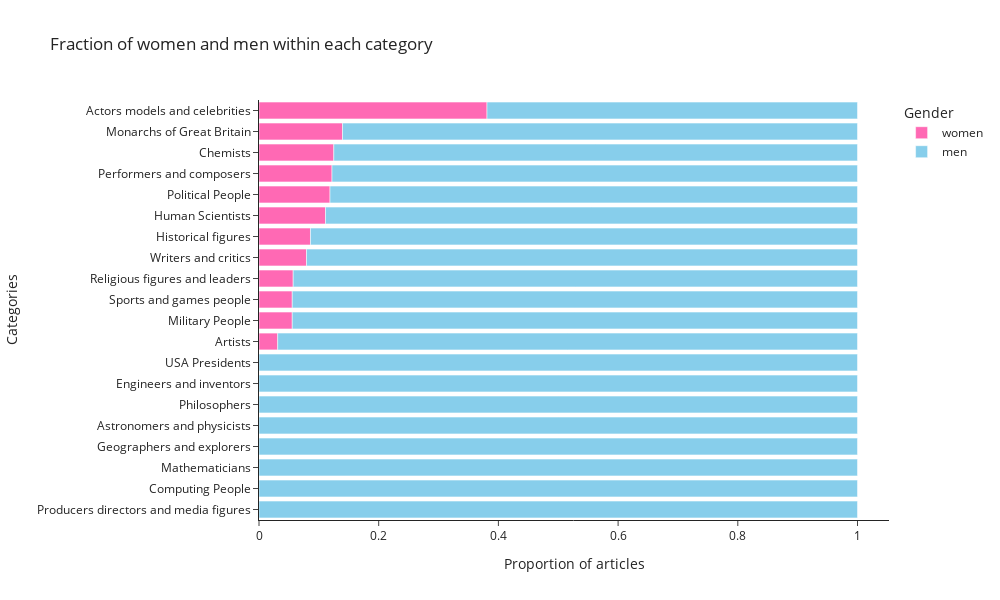

Notebook cell for this chart:
### Code cell
women_people = people[people['gender'] == "female"]["category"].value_counts()
men_people = people[people['gender'] == "male"]["category"].value_counts()
index = men_people.keys()
men_women_cat = pd.DataFrame({'women': women_people,'men': men_people}, index=index).sort_values(by = ["women"], ascending = False)

#sns.set_theme(style="whitegrid")

#ax = men_women_cat.plot.bar(stacked = True, color = ['hotpink', 'deepskyblue'], 
#                            title = "Distribution of subcategories for women and men",
#                            ylabel = 'Number of articles', width = 0.7)

#ax.invert_yaxis()
#total_people = people.groupby('category').count()['name']
#women = people.groupby(['category', 'gender']).count()
categories = men_women_cat.index.str.replace('_', ' ')
men = men_women_cat['men'].values
women = men_women_cat['women'].values
women[np.isnan(women)] = 0
total = men + women

m = pd.DataFrame({'category': categories, 'amount': men,'gender': 'men'})
w = pd.DataFrame({'category': categories, 'amount':women, 'gender':'women'})
t = pd.concat([m, w])

#sns.set_color_codes("pastel")
#sns.barplot(x=total, y=categories,
#            label="Men", color="b")

#sns.set_color_codes("muted")
#sns.barplot(x=women, y=categories,
#            label="Women", color="b")

#sns.set_theme(style="whitegrid")

#g = sns.catplot(
#    data=t, kind="bar",
#    x="amount", y="category", hue="gender")


#g.despine(left=True, bottom=True)


#g.set_axis_labels("", "Body mass (g)")
#g.legend.set_title("")
#plt.show()
#categories
custom_colors = ["#00BFFF", "#FF69B4"]
sns.set_palette(sns.color_palette(custom_colors))

fig, ax = plt.subplots(1,2, figsize=(10, 8))

sns.barplot(x = 'amount', y = 'category', hue = 'gender', data = t, ax=ax[0])
plt.legend(loc = 'lower right', facecolor="white")

women_count = people[people['gender'] == "female"]["category"].count()
men_count = people[people['gender'] == "male"]["category"].count()
number_of_people_per_cat = people.groupby("category")["gender"].count()
men_women_proportion = pd.DataFrame({'women': women_people/number_of_people_per_cat,'men': men_people/number_of_people_per_cat}, index=index).sort_values(by = ["women"], ascending = False)
men_women_proportion.fillna(0,inplace=True)

fig = px.bar(men_women_proportion, x='women')

# plotly
fig = px.bar(men_women_proportion, 
             x = [category for category in men_women_proportion.columns],
             y = men_women_proportion.transpose().columns.str.replace('_', ' '),
             color_discrete_sequence = ['hotpink','skyblue'],
             title = 'Fraction of women and men within each category',
             labels={"y": "Categories",
                     "value": "Proportion of articles",
                     "variable": "Gender"},
             orientation='h',
             width=1000, height=600,
            template = 'simple_white'
            )
fig.update_layout(yaxis=dict(autorange="reversed"))
fig.show()


#fig.to_html(full_html = False, include_plotlyjs='cdn')
#fig.write_html("datastory_plot/plot2.html", full_html=False, include_plotlyjs='cdn')

### Figure 1 — Plotly figure (JSON) as saved in the notebook; plotly's stock layout.template omitted (floating-point values rounded to 4 significant figures)
{"data": [{"alignmentgroup": "True", "hovertemplate": "Gender=women<br>Proportion of articles=%{x}<br>Categories=%{y}<extra></extra>", "legendgroup": "women", "marker": {"color": "hotpink", "pattern": {"shape": ""}}, "name": "women", "offsetgroup": "women", "orientation": "h", "showlegend": true, "textposition": "auto", "type": "bar", "x": [0.381, 0.1395, 0.125, 0.122, 0.1186, 0.1111, 0.08602, 0.07937, 0.05714, 0.05556, 0.05556, 0.03125, 0, 0, 0, 0, 0, 0, 0, 0], "xaxis": "x", "y": ["Actors models and celebrities", "Monarchs of Great Britain", "Chemists", "Performers and composers", "Political People", "Human Scientists", "Historical figures", "Writers and critics", "Religious figures and leaders", "Sports and games people", "Military People", "Artists", "USA Presidents", "Engineers and inventors", "Philosophers", "Astronomers and physicists", "Geographers and explorers", "Mathematicians", "Computing People", "Producers directors and media figures"], "yaxis": "y"}, {"alignmentgroup": "True", "hovertemplate": "Gender=men<br>Proportion of articles=%{x}<br>Categories=%{y}<extra></extra>", "legendgroup": "men", "marker": {"color": "skyblue", "pattern": {"shape": ""}}, "name": "men", "offsetgroup": "men", "orientation": "h", "showlegend": true, "textposition": "auto", "type": "bar", "x": [0.619, 0.8605, 0.875, 0.878, 0.8814, 0.8889, 0.914, 0.9206, 0.9429, 0.9444, 0.9444, 0.9688, 1, 1, 1, 1, 1, 1, 1, 1], "xaxis": "x", "y": ["Actors models and celebrities", "Monarchs of Great Britain", "Chemists", "Performers and composers", "Political People", "Human Scientists", "Historical figures", "Writers and critics", "Religious figures and leaders", "Sports and games people", "Military People", "Artists", "USA Presidents", "Engineers and inventors", "Philosophers", "Astronomers and physicists", "Geographers and explorers", "Mathematicians", "Computing People", "Producers directors and media figures"], "yaxis": "y"}], "layout": {"barmode": "relative", "height": 600, "legend": {"title": {"text": "Gender"}, "tracegroupgap": 0}, "title": {"text": "Fraction of women and men within each category"}, "width": 1000, "xaxis": {"anchor": "y", "domain": [0, 1], "title": {"text": "Proportion of articles"}}, "yaxis": {"anchor": "x", "autorange": "reversed", "domain": [0, 1], "title": {"text": "Categories"}}}}
